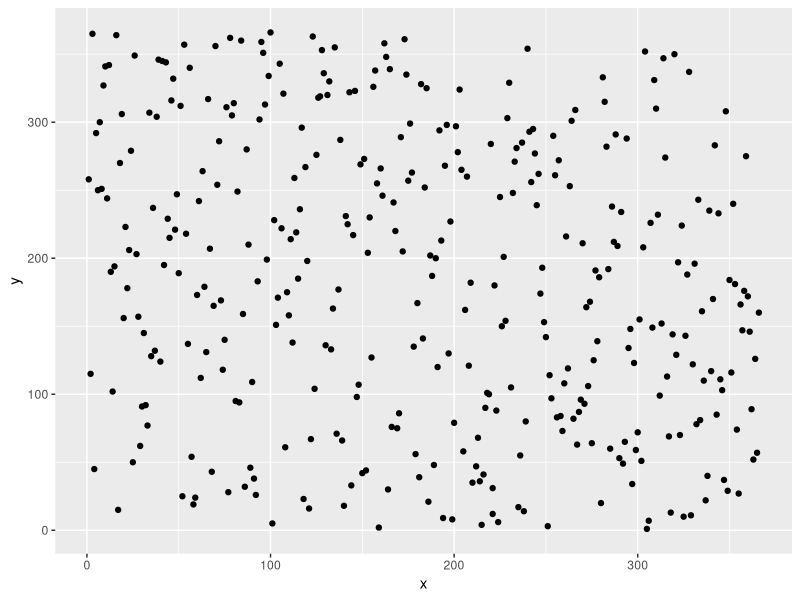

This figure's R source: (Note: this script raises an error after producing the figure.)
## ---- chunk 1
knitr::opts_chunk$set(echo = TRUE)
## ---- chunk 2
library(ggplot2)
library(boot)
## ---- chunk 3
lottery <- read.csv("../data/lottery.csv", sep=";")
## ---- chunk 4
data <- data.frame(x=lottery$Draft_No, y=lottery$Day_of_year)

ggplot() +
    geom_point(data=data,
               aes(x=x, y=y))
## ---- chunk 5
loessfit <- loess(y ~ x, data=data)
data$pred <- predict(fit, data$x)

ggplot(data=data) +
    geom_point(aes(x=x, y=y), color="red") +
    geom_smooth(aes(x=x, y=pred), color="blue")
## ---- chunk 6
T <- function(data, idx, model) {
    data <- data[idx,]

    xa <- data$x[which.min(data$y)]
    xb <- data$x[which.max(data$y)]

    ya <- predict(model, xa)
    yb <- predict(model, xb)

    (yb - ya) / (xb - xa)
}
## ---- chunk 7
npboot <- boot(data=data, statistic=T, R=2000, model=loessfit)

boot.ci(npboot)
## ---- chunk 8
hist(npboot$t)
